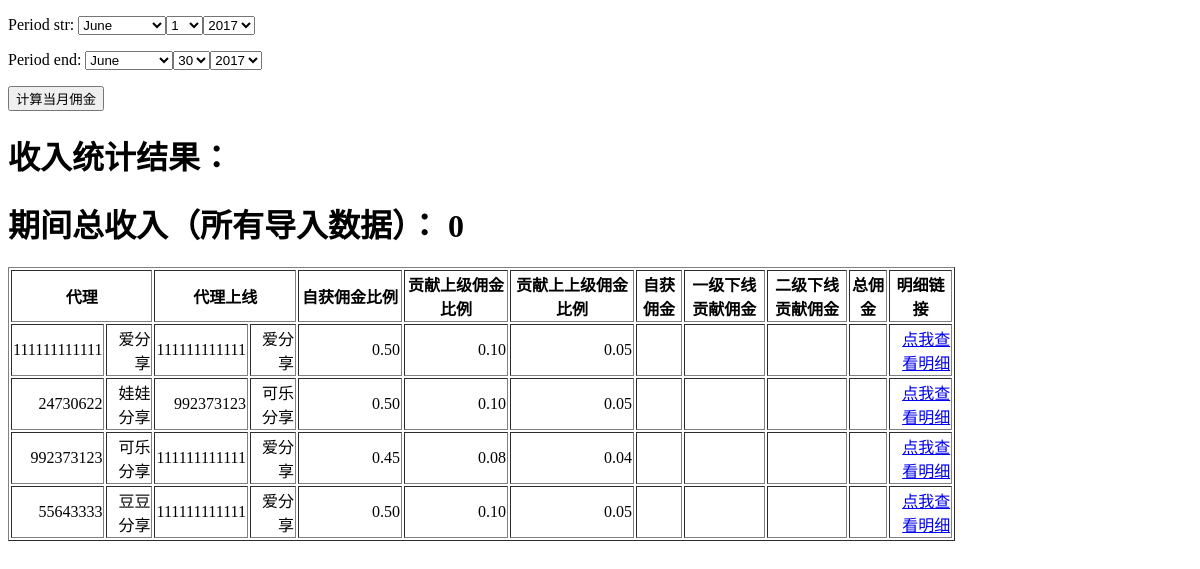
Page /payslip/ on the earlier database version.
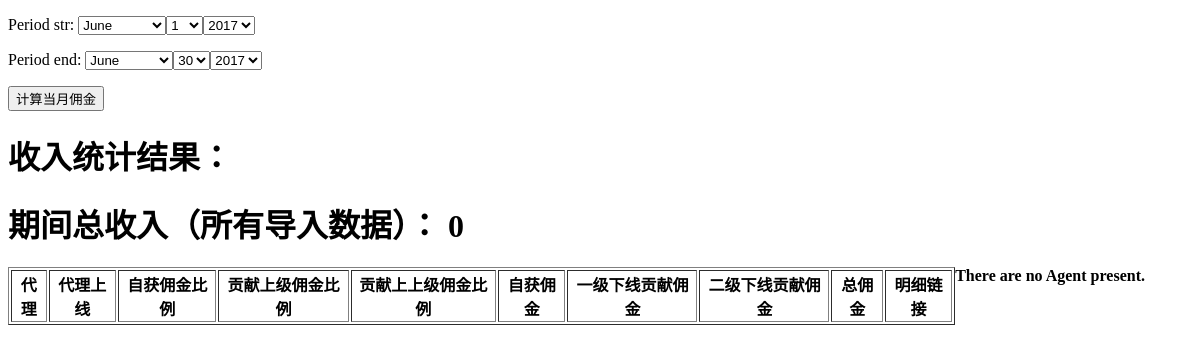
Same page on the later database version.
### disk/models.py (models this page shows, shortened)
class AliConfig(models.Model):
    class meta:
        verbose_name = "代理配置"
        verbose_name_plural = "代理配置"
    AgentId = models.OneToOneField('Agent', related_name='AId', default=None, blank=True, null=True)
    AgentName = models.CharField(max_length = 20, verbose_name='代理名称', default=None, blank=True, null=True)
    AgentUpId = models.ForeignKey('Agent', related_name='AUpId', default=None, blank=True, null=True)
    AgentUpName = models.CharField(max_length = 20, verbose_name='上线名称', blank=True)
    AgentPerc = models.DecimalField(max_digits=3, decimal_places=2, verbose_name='自获佣金比例')
    Agent2rdPerc = models.DecimalField(max_digits=3, decimal_places=2, verbose_name='提取二级佣金比例')
    Agent3rdPerc = models.DecimalField(max_digits=3, decimal_places=2, verbose_name='提取三级佣金比例')
    ZhaohuoPid = models.CharField(max_length = 20, verbose_name='找货广告位', default='', blank=True)
    ZhaohuoName = models.CharField(max_length = 20, verbose_name='找货名称', default='', blank=True)
    ZhaohuoPerc = models.DecimalField(max_digits=3, decimal_places=2, verbose_name='找货佣金比例', blank=True, null=True)
    ZhaohuoBot = models.CharField(max_length = 20, verbose_name='找货机器人', default='', blank=True)
    GroupId = models.CharField(max_length = 20, verbose_name='团队合伙人', default='', blank=True)
    TopLevel = models.BooleanField(verbose_name='顶级账号', default='', blank=True)
    Active = models.BooleanField(verbose_name='激活状态', default='')
    ValidBegin = models.DateField(verbose_name='有效期开始时间', blank=True, null=True)
    ValidEnd = models.DateField(verbose_name='有效期结束时间', blank=True, null=True)
    Slug = models.SlugField(blank=True, null=True)

class Agent(models.Model):
    class meta:
        verbose_name = "代理"
        verbose_name_plural = "代理"
    AgentId = models.CharField(max_length = 20, verbose_name=u'代理广告位', unique=True)
    AgentName = models.CharField(max_length = 20, verbose_name=u'代理名称', default='')

### mysite2/search2.py (the view)
# urls.py: url(r'^payslip/$', search2.AgentList),
def AgentList(request):
    agent_list = AliConfig.objects.all()
    Incometotal = 0
    if request.method == "POST":
        form = SearchForm(request.POST)
        if form.is_valid():
            start = form.cleaned_data.get('period_str')
            request.session['start'] = str(start)
            end = form.cleaned_data.get('period_end')
            request.session['end'] = str(end)
            start = request.session.get('start')
            end = request.session.get('end')
            start = datetime.datetime.strptime(start, "%Y-%m-%d").date()
            end = datetime.datetime.strptime(end, "%Y-%m-%d").date()
            agent_list = AliConfig.objects.all()
            aggregated = AliOrd.objects.filter(SettleDate__range=(start, end)).aggregate(total=Sum('SettleAmt'))
            Incometotal = aggregated['total']
            for agent in agent_list:
                CalculateAgentOrder(agent,start,end)
                CalculateIncome(agent,start,end)
    else:
        form = SearchForm()
    return render(request, "payslip.html", {'form_agent':agent_list,
                                            'form_period':form,
                                            'Incometotal':Incometotal})

### mysite2/search2.py
class SearchForm(forms.Form):
    period_str = forms.DateField(initial=datetime.date(2017, 6, 1),widget=forms.SelectDateWidget())
    period_end = forms.DateField(initial=datetime.date(2017, 6, 30),widget=forms.SelectDateWidget())

### templates/payslip.html (shortened to what this page needs)
<!DOCTYPE html>
<html>
<head>
</head>
<body>
    <form action="/payslip/" method="post">
  			{{ form_period.as_p }}
  			<input type="submit" value="计算当月佣金">
    </form>
<h1>收入统计结果：</h1>
<h1>期间总收入（所有导入数据）： {{ Incometotal }}</h1>
<table summary="AgentOrder" border="1" width="80%" align="left">
	<tbody>
		<tr>
		<th colspan="2">代理</th>
		<th colspan="2">代理上线</th>
		<th>自获佣金比例</th>
		<th>贡献上级佣金比例</th>
		<th>贡献上上级佣金比例</th>
		<th>自获佣金</th>
		<th>一级下线贡献佣金</th>
		<th>二级下线贡献佣金</th>
		<th>总佣金</th>
		<th>明细链接</th>
		</tr>
        {% if form_agent %}
                {% for AliConfig in form_agent %}
				<tr>
                <td align="right">{{ AliConfig.AgentId.AgentId }}</td>
				<td align="right">{{ AliConfig.AgentId.AgentName }}</td>
				<td align="right">{{ AliConfig.AgentUpId.AgentId }}</td>
				<td align="right">{{ AliConfig.AgentUpId.AgentName }}</td>
				<td align="right" width="100">{{ AliConfig.AgentPerc}}</td>
				<td align="right" width="100">{{ AliConfig.Agent2rdPerc }}</td>
				<td align="right" width="120">{{ AliConfig.Agent3rdPerc }}</td>
				<td align="right">{{ AliConfig.IncomeSelf }}</td>
				<td align="right">{{ AliConfig.IncomeLv1 }}</td>
				<td align="right">{{ AliConfig.IncomeLv2 }}</td>
				<td align="right">{{ AliConfig.IncomeTotal }}</td>
				<td align="right"><a href="/payslip/{{ AliConfig.Slug }}">点我查看明细</a></td>
				</tr>
                {% endfor %}
        {% else %}
            <strong>There are no Agent present.</strong>
        {% endif %}
	</tbody>
</table>
</body>
</html>

Differences in the rows shown:
removed AliConfig: AgentId.AgentId "111111111111", AgentId.AgentName "爱分享", AgentUpId.AgentId "111111111111", AgentUpId.AgentName "爱分享", AgentPerc "0.50", Agent2rdPerc "0.10", Agent3rdPerc "0.05"
removed AliConfig: AgentId.AgentId "24730622", AgentId.AgentName "娃娃分享", AgentUpId.AgentId "992373123", AgentUpId.AgentName "可乐分享", AgentPerc "0.50", Agent2rdPerc "0.10", Agent3rdPerc "0.05"
removed AliConfig: AgentId.AgentId "992373123", AgentId.AgentName "可乐分享", AgentUpId.AgentId "111111111111", AgentUpId.AgentName "爱分享", AgentPerc "0.45", Agent2rdPerc "0.08", Agent3rdPerc "0.04"
removed AliConfig: AgentId.AgentId "55643333", AgentId.AgentName "豆豆分享", AgentUpId.AgentId "111111111111", AgentUpId.AgentName "爱分享", AgentPerc "0.50", Agent2rdPerc "0.10", Agent3rdPerc "0.05"
Other differences:
text now shown: "There are no Agent present."
